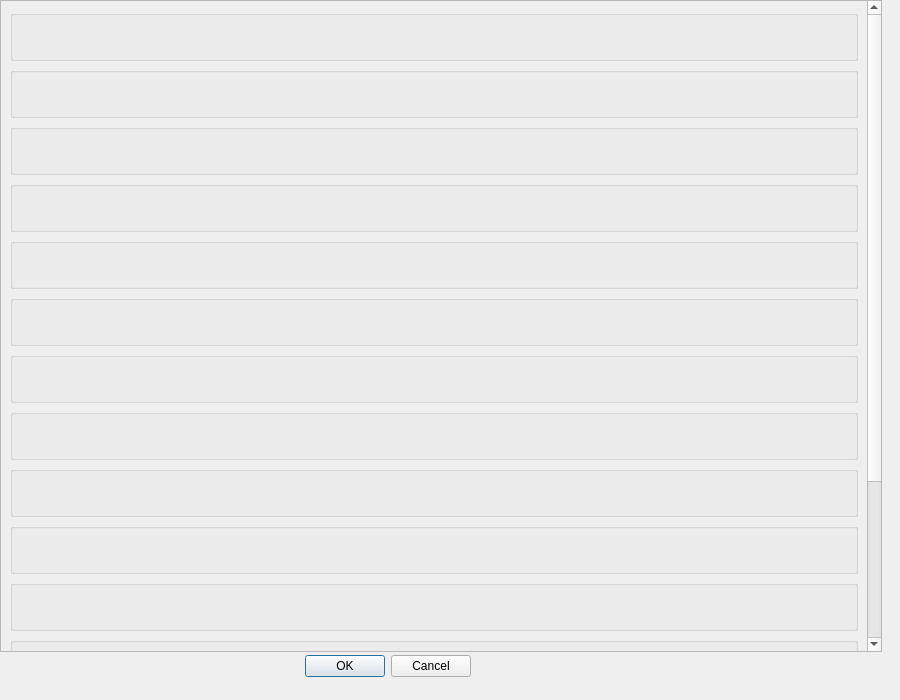
<?xml version="1.0" encoding="UTF-8"?>
<ui version="4.0">
 <class>ScrapbookDialog</class>
 <widget class="QDialog" name="ScrapbookDialog">
  <property name="geometry">
   <rect>
    <x>0</x>
    <y>0</y>
    <width>900</width>
    <height>700</height>
   </rect>
  </property>
  <property name="windowTitle">
   <string>Dialog</string>
  </property>
  <widget class="QDialogButtonBox" name="buttonBox">
   <property name="geometry">
    <rect>
     <x>300</x>
     <y>650</y>
     <width>171</width>
     <height>32</height>
    </rect>
   </property>
   <property name="orientation">
    <enum>Qt::Orientation::Horizontal</enum>
   </property>
   <property name="standardButtons">
    <set>QDialogButtonBox::StandardButton::Cancel|QDialogButtonBox::StandardButton::Ok</set>
   </property>
  </widget>
  <widget class="QScrollArea" name="scrollArea">
   <property name="geometry">
    <rect>
     <x>0</x>
     <y>0</y>
     <width>882</width>
     <height>652</height>
    </rect>
   </property>
   <property name="widgetResizable">
    <bool>true</bool>
   </property>
   <widget class="QWidget" name="scrollAreaWidgetContents">
    <property name="geometry">
     <rect>
      <x>0</x>
      <y>0</y>
      <width>880</width>
      <height>968</height>
     </rect>
    </property>
    <layout class="QVBoxLayout" name="verticalLayout">
     <item>
      <widget class="QGroupBox" name="Makinaw">
       <property name="font">
        <font>
         <pointsize>15</pointsize>
         <bold>true</bold>
        </font>
       </property>
       <property name="title">
        <string/>
       </property>
       <property name="alignment">
        <set>Qt::AlignmentFlag::AlignCenter</set>
       </property>
       <property name="checkable">
        <bool>false</bool>
       </property>
       <property name="checked">
        <bool>false</bool>
       </property>
       <layout class="QHBoxLayout" name="horizontalLayout_6">
        <item>
         <widget class="QLabel" name="imageLabel_21">
          <property name="text">
           <string/>
          </property>
          <property name="scaledContents">
           <bool>true</bool>
          </property>
         </widget>
        </item>
        <item>
         <widget class="QLabel" name="descriptionLabel_21">
          <property name="font">
           <font>
            <pointsize>13</pointsize>
            <italic>true</italic>
            <bold>true</bold>
           </font>
          </property>
          <property name="scaledContents">
           <bool>false</bool>
          </property>
          <property name="wordWrap">
           <bool>true</bool>
          </property>
         </widget>
        </item>
       </layout>
      </widget>
     </item>
     <item>
      <widget class="QGroupBox" name="Kokanee">
       <property name="font">
        <font>
         <pointsize>15</pointsize>
         <bold>true</bold>
        </font>
       </property>
       <property name="title">
        <string/>
       </property>
       <property name="alignment">
        <set>Qt::AlignmentFlag::AlignCenter</set>
       </property>
       <property name="checkable">
        <bool>false</bool>
       </property>
       <property name="checked">
        <bool>false</bool>
       </property>
       <layout class="QHBoxLayout" name="horizontalLayout_12">
        <item>
         <widget class="QLabel" name="imageLabel_25">
          <property name="text">
           <string/>
          </property>
          <property name="scaledContents">
           <bool>true</bool>
          </property>
         </widget>
        </item>
        <item>
         <widget class="QLabel" name="descriptionLabel_25">
          <property name="font">
           <font>
            <pointsize>13</pointsize>
            <italic>true</italic>
            <bold>true</bold>
           </font>
          </property>
          <property name="scaledContents">
           <bool>false</bool>
          </property>
          <property name="wordWrap">
           <bool>true</bool>
          </property>
         </widget>
        </item>
       </layout>
      </widget>
     </item>
     <item>
      <widget class="QGroupBox" name="Steelhead">
       <property name="font">
        <font>
         <pointsize>15</pointsize>
         <bold>true</bold>
        </font>
       </property>
       <property name="title">
        <string/>
       </property>
       <property name="alignment">
        <set>Qt::AlignmentFlag::AlignCenter</set>
       </property>
       <property name="checkable">
        <bool>false</bool>
       </property>
       <property name="checked">
        <bool>false</bool>
       </property>
       <layout class="QHBoxLayout" name="horizontalLayout_13">
        <item>
         <widget class="QLabel" name="imageLabel_26">
          <property name="text">
           <string/>
          </property>
          <property name="scaledContents">
           <bool>true</bool>
          </property>
         </widget>
        </item>
        <item>
         <widget class="QLabel" name="descriptionLabel_26">
          <property name="font">
           <font>
            <pointsize>13</pointsize>
            <italic>true</italic>
            <bold>true</bold>
           </font>
          </property>
          <property name="scaledContents">
           <bool>false</bool>
          </property>
          <property name="wordWrap">
           <bool>true</bool>
          </property>
         </widget>
        </item>
       </layout>
      </widget>
     </item>
     <item>
      <widget class="QGroupBox" name="Salmon">
       <property name="font">
        <font>
         <pointsize>15</pointsize>
         <bold>true</bold>
        </font>
       </property>
       <property name="title">
        <string/>
       </property>
       <property name="alignment">
        <set>Qt::AlignmentFlag::AlignCenter</set>
       </property>
       <property name="checkable">
        <bool>false</bool>
       </property>
       <property name="checked">
        <bool>false</bool>
       </property>
       <layout class="QHBoxLayout" name="horizontalLayout_15">
        <item>
         <widget class="QLabel" name="imageLabel_27">
          <property name="text">
           <string/>
          </property>
          <property name="scaledContents">
           <bool>true</bool>
          </property>
         </widget>
        </item>
        <item>
         <widget class="QLabel" name="descriptionLabel_27">
          <property name="font">
           <font>
            <pointsize>13</pointsize>
            <italic>true</italic>
            <bold>true</bold>
           </font>
          </property>
          <property name="scaledContents">
           <bool>false</bool>
          </property>
          <property name="wordWrap">
           <bool>true</bool>
          </property>
         </widget>
        </item>
       </layout>
      </widget>
     </item>
     <item>
      <widget class="QGroupBox" name="Stripers">
       <property name="font">
        <font>
         <pointsize>15</pointsize>
         <bold>true</bold>
        </font>
       </property>
       <property name="title">
        <string/>
       </property>
       <property name="alignment">
        <set>Qt::AlignmentFlag::AlignCenter</set>
       </property>
       <property name="checkable">
        <bool>false</bool>
       </property>
       <property name="checked">
        <bool>false</bool>
       </property>
       <layout class="QHBoxLayout" name="horizontalLayout_5">
        <item>
         <widget class="QLabel" name="imageLabel_17">
          <property name="text">
           <string/>
          </property>
          <property name="scaledContents">
           <bool>true</bool>
          </property>
         </widget>
        </item>
        <item>
         <widget class="QLabel" name="descriptionLabel_17">
          <property name="font">
           <font>
            <pointsize>13</pointsize>
            <italic>true</italic>
            <bold>true</bold>
           </font>
          </property>
          <property name="scaledContents">
           <bool>false</bool>
          </property>
          <property name="wordWrap">
           <bool>true</bool>
          </property>
         </widget>
        </item>
       </layout>
      </widget>
     </item>
     <item>
      <widget class="QGroupBox" name="WhiteBass">
       <property name="font">
        <font>
         <pointsize>15</pointsize>
         <bold>true</bold>
        </font>
       </property>
       <property name="title">
        <string/>
       </property>
       <property name="alignment">
        <set>Qt::AlignmentFlag::AlignCenter</set>
       </property>
       <property name="checkable">
        <bool>false</bool>
       </property>
       <property name="checked">
        <bool>false</bool>
       </property>
       <layout class="QHBoxLayout" name="horizontalLayout_4">
        <item>
         <widget class="QLabel" name="imageLabel_15">
          <property name="text">
           <string/>
          </property>
          <property name="scaledContents">
           <bool>true</bool>
          </property>
         </widget>
        </item>
        <item>
         <widget class="QLabel" name="descriptionLabel_15">
          <property name="font">
           <font>
            <pointsize>13</pointsize>
            <italic>true</italic>
            <bold>true</bold>
           </font>
          </property>
          <property name="scaledContents">
           <bool>false</bool>
          </property>
          <property name="wordWrap">
           <bool>true</bool>
          </property>
         </widget>
        </item>
       </layout>
      </widget>
     </item>
     <item>
      <widget class="QGroupBox" name="Bluegill">
       <property name="font">
        <font>
         <pointsize>15</pointsize>
         <bold>true</bold>
        </font>
       </property>
       <property name="title">
        <string/>
       </property>
       <property name="alignment">
        <set>Qt::AlignmentFlag::AlignCenter</set>
       </property>
       <property name="checkable">
        <bool>false</bool>
       </property>
       <property name="checked">
        <bool>false</bool>
       </property>
       <layout class="QHBoxLayout" name="horizontalLayout_14">
        <item>
         <widget class="QLabel" name="imageLabel_16">
          <property name="text">
           <string/>
          </property>
          <property name="scaledContents">
           <bool>true</bool>
          </property>
         </widget>
        </item>
        <item>
         <widget class="QLabel" name="descriptionLabel_16">
          <property name="font">
           <font>
            <pointsize>13</pointsize>
            <italic>true</italic>
            <bold>true</bold>
           </font>
          </property>
          <property name="scaledContents">
           <bool>false</bool>
          </property>
          <property name="wordWrap">
           <bool>true</bool>
          </property>
         </widget>
        </item>
       </layout>
      </widget>
     </item>
     <item>
      <widget class="QGroupBox" name="Panfish">
       <property name="font">
        <font>
         <pointsize>15</pointsize>
         <bold>true</bold>
         <kerning>true</kerning>
        </font>
       </property>
       <property name="title">
        <string/>
       </property>
       <property name="alignment">
        <set>Qt::AlignmentFlag::AlignCenter</set>
       </property>
       <property name="checkable">
        <bool>false</bool>
       </property>
       <property name="checked">
        <bool>false</bool>
       </property>
       <layout class="QHBoxLayout" name="horizontalLayout">
        <item>
         <widget class="QLabel" name="image_2">
          <property name="text">
           <string/>
          </property>
          <property name="scaledContents">
           <bool>false</bool>
          </property>
         </widget>
        </item>
        <item>
         <widget class="QLabel" name="description_2">
          <property name="font">
           <font>
            <pointsize>13</pointsize>
            <italic>true</italic>
            <bold>true</bold>
            <kerning>true</kerning>
           </font>
          </property>
          <property name="scaledContents">
           <bool>false</bool>
          </property>
          <property name="wordWrap">
           <bool>true</bool>
          </property>
         </widget>
        </item>
       </layout>
      </widget>
     </item>
     <item>
      <widget class="QGroupBox" name="YellowPerch">
       <property name="font">
        <font>
         <pointsize>15</pointsize>
         <bold>true</bold>
        </font>
       </property>
       <property name="title">
        <string/>
       </property>
       <property name="alignment">
        <set>Qt::AlignmentFlag::AlignCenter</set>
       </property>
       <property name="checkable">
        <bool>false</bool>
       </property>
       <property name="checked">
        <bool>false</bool>
       </property>
       <layout class="QHBoxLayout" name="horizontalLayout_11">
        <item>
         <widget class="QLabel" name="imageLabel_24">
          <property name="text">
           <string/>
          </property>
          <property name="scaledContents">
           <bool>true</bool>
          </property>
         </widget>
        </item>
        <item>
         <widget class="QLabel" name="descriptionLabel_24">
          <property name="font">
           <font>
            <pointsize>13</pointsize>
            <italic>true</italic>
            <bold>true</bold>
           </font>
          </property>
          <property name="scaledContents">
           <bool>false</bool>
          </property>
          <property name="wordWrap">
           <bool>true</bool>
          </property>
         </widget>
        </item>
       </layout>
      </widget>
     </item>
     <item>
      <widget class="QGroupBox" name="Crappie">
       <property name="font">
        <font>
         <pointsize>15</pointsize>
         <bold>true</bold>
        </font>
       </property>
       <property name="title">
        <string/>
       </property>
       <property name="alignment">
        <set>Qt::AlignmentFlag::AlignCenter</set>
       </property>
       <property name="checkable">
        <bool>false</bool>
       </property>
       <property name="checked">
        <bool>false</bool>
       </property>
       <layout class="QHBoxLayout" name="horizontalLayout_2">
        <item>
         <widget class="QLabel" name="image">
          <property name="text">
           <string/>
          </property>
          <property name="scaledContents">
           <bool>true</bool>
          </property>
         </widget>
        </item>
        <item>
         <widget class="QLabel" name="description">
          <property name="font">
           <font>
            <pointsize>13</pointsize>
            <italic>true</italic>
            <bold>true</bold>
           </font>
          </property>
          <property name="scaledContents">
           <bool>false</bool>
          </property>
          <property name="wordWrap">
           <bool>true</bool>
          </property>
         </widget>
        </item>
       </layout>
      </widget>
     </item>
     <item>
      <widget class="QGroupBox" name="Muskie">
       <property name="font">
        <font>
         <pointsize>15</pointsize>
         <bold>true</bold>
        </font>
       </property>
       <property name="title">
        <string/>
       </property>
       <property name="alignment">
        <set>Qt::AlignmentFlag::AlignCenter</set>
       </property>
       <property name="checkable">
        <bool>false</bool>
       </property>
       <property name="checked">
        <bool>false</bool>
       </property>
       <layout class="QHBoxLayout" name="horizontalLayout_8">
        <item>
         <widget class="QLabel" name="imageLabel_20">
          <property name="text">
           <string/>
          </property>
         </widget>
        </item>
        <item>
         <widget class="QLabel" name="descriptionLabel_20">
          <property name="font">
           <font>
            <pointsize>13</pointsize>
            <italic>true</italic>
            <bold>true</bold>
           </font>
          </property>
          <property name="scaledContents">
           <bool>false</bool>
          </property>
          <property name="wordWrap">
           <bool>true</bool>
          </property>
         </widget>
        </item>
       </layout>
      </widget>
     </item>
     <item>
      <widget class="QGroupBox" name="NorthernPike">
       <property name="font">
        <font>
         <pointsize>15</pointsize>
         <bold>true</bold>
        </font>
       </property>
       <property name="title">
        <string/>
       </property>
       <property name="alignment">
        <set>Qt::AlignmentFlag::AlignCenter</set>
       </property>
       <property name="checkable">
        <bool>false</bool>
       </property>
       <property name="checked">
        <bool>false</bool>
       </property>
       <layout class="QHBoxLayout" name="horizontalLayout_7">
        <item>
         <widget class="QLabel" name="imageLabel_19">
          <property name="scaledContents">
           <bool>true</bool>
          </property>
         </widget>
        </item>
        <item>
         <widget class="QLabel" name="descriptionLabel_19">
          <property name="font">
           <font>
            <pointsize>13</pointsize>
            <italic>true</italic>
            <bold>true</bold>
           </font>
          </property>
          <property name="scaledContents">
           <bool>false</bool>
          </property>
          <property name="wordWrap">
           <bool>true</bool>
          </property>
         </widget>
        </item>
       </layout>
      </widget>
     </item>
     <item>
      <widget class="QGroupBox" name="Trout">
       <property name="font">
        <font>
         <pointsize>15</pointsize>
         <bold>true</bold>
        </font>
       </property>
       <property name="title">
        <string/>
       </property>
       <property name="alignment">
        <set>Qt::AlignmentFlag::AlignCenter</set>
       </property>
       <property name="checkable">
        <bool>false</bool>
       </property>
       <property name="checked">
        <bool>false</bool>
       </property>
       <layout class="QHBoxLayout" name="horizontalLayout_9">
        <item>
         <widget class="QLabel" name="imageLabel_22">
          <property name="text">
           <string/>
          </property>
          <property name="scaledContents">
           <bool>true</bool>
          </property>
         </widget>
        </item>
        <item>
         <widget class="QLabel" name="descriptionLabel_22">
          <property name="font">
           <font>
            <pointsize>13</pointsize>
            <italic>true</italic>
            <bold>true</bold>
           </font>
          </property>
          <property name="scaledContents">
           <bool>false</bool>
          </property>
          <property name="wordWrap">
           <bool>true</bool>
          </property>
         </widget>
        </item>
       </layout>
      </widget>
     </item>
     <item>
      <widget class="QGroupBox" name="Walleye">
       <property name="font">
        <font>
         <pointsize>15</pointsize>
         <bold>true</bold>
         <strikeout>false</strikeout>
        </font>
       </property>
       <property name="title">
        <string/>
       </property>
       <property name="alignment">
        <set>Qt::AlignmentFlag::AlignCenter</set>
       </property>
       <property name="flat">
        <bool>false</bool>
       </property>
       <property name="checkable">
        <bool>false</bool>
       </property>
       <property name="checked">
        <bool>false</bool>
       </property>
       <layout class="QHBoxLayout" name="horizontalLayout_10">
        <item>
         <widget class="QLabel" name="imageLabel_23">
          <property name="text">
           <string/>
          </property>
          <property name="scaledContents">
           <bool>true</bool>
          </property>
         </widget>
        </item>
        <item>
         <widget class="QLabel" name="descriptionLabel_23">
          <property name="font">
           <font>
            <pointsize>13</pointsize>
            <italic>true</italic>
            <bold>true</bold>
            <strikeout>false</strikeout>
           </font>
          </property>
          <property name="scaledContents">
           <bool>false</bool>
          </property>
          <property name="wordWrap">
           <bool>true</bool>
          </property>
         </widget>
        </item>
       </layout>
      </widget>
     </item>
     <item>
      <widget class="QGroupBox" name="Bass">
       <property name="enabled">
        <bool>true</bool>
       </property>
       <property name="font">
        <font>
         <pointsize>15</pointsize>
         <bold>true</bold>
         <kerning>true</kerning>
        </font>
       </property>
       <property name="title">
        <string/>
       </property>
       <property name="alignment">
        <set>Qt::AlignmentFlag::AlignCenter</set>
       </property>
       <property name="checkable">
        <bool>false</bool>
       </property>
       <property name="checked">
        <bool>false</bool>
       </property>
       <layout class="QHBoxLayout" name="horizontalLayout_3">
        <item>
         <widget class="QLabel" name="imageLabel">
          <property name="text">
           <string/>
          </property>
          <property name="scaledContents">
           <bool>false</bool>
          </property>
         </widget>
        </item>
        <item>
         <widget class="QLabel" name="descriptionLabel">
          <property name="font">
           <font>
            <pointsize>13</pointsize>
            <italic>true</italic>
            <bold>true</bold>
            <kerning>true</kerning>
           </font>
          </property>
          <property name="scaledContents">
           <bool>false</bool>
          </property>
          <property name="wordWrap">
           <bool>true</bool>
          </property>
         </widget>
        </item>
       </layout>
      </widget>
     </item>
    </layout>
   </widget>
  </widget>
 </widget>
 <resources/>
 <connections>
  <connection>
   <sender>buttonBox</sender>
   <signal>accepted()</signal>
   <receiver>ScrapbookDialog</receiver>
   <slot>accept()</slot>
   <hints>
    <hint type="sourcelabel">
     <x>248</x>
     <y>254</y>
    </hint>
    <hint type="destinationlabel">
     <x>157</x>
     <y>274</y>
    </hint>
   </hints>
  </connection>
  <connection>
   <sender>buttonBox</sender>
   <signal>rejected()</signal>
   <receiver>ScrapbookDialog</receiver>
   <slot>reject()</slot>
   <hints>
    <hint type="sourcelabel">
     <x>316</x>
     <y>260</y>
    </hint>
    <hint type="destinationlabel">
     <x>286</x>
     <y>274</y>
    </hint>
   </hints>
  </connection>
 </connections>
</ui>
